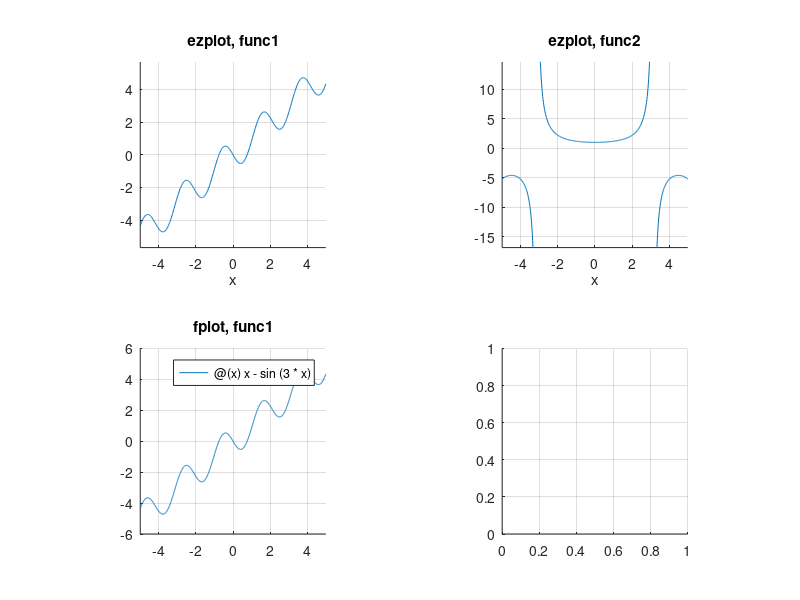

Recreate this plot in MATLAB. (Note: this script raises an error after producing the figure.)
clc; clear all; clf; close all;

func1 = @(x) x - sin(3 * x);
func2 = @(x) x / sin(x);

% START func1
subplot(2, 2, 1)

hold on, grid on, axis square

x_lim = [-5 5];

ezplot('x - sin(3 * x)', x_lim)
title('ezplot, func1')

subplot(2, 2, 3)

hold on, grid on, axis square

fplot(func1, x_lim)
title('fplot, func1')

% END func1

% START func2
subplot(2, 2, 2)

hold on, grid on, axis square

x_lim = [-5 5];

ezplot('x / sin(x)', x_lim)
title('ezplot, func2')

subplot(2, 2, 4)

hold on, grid on, axis square

fplot(func2, x_lim)
title('fplot, func2')
% END func2

% START func3
figure
subplot
hold on, grid on, axis square
y = @(x) x * sin(5*x);
x_lim1 = [0, 2 * pi]; 
x_lim1 = [-2 * pi, 2 * pi]; 